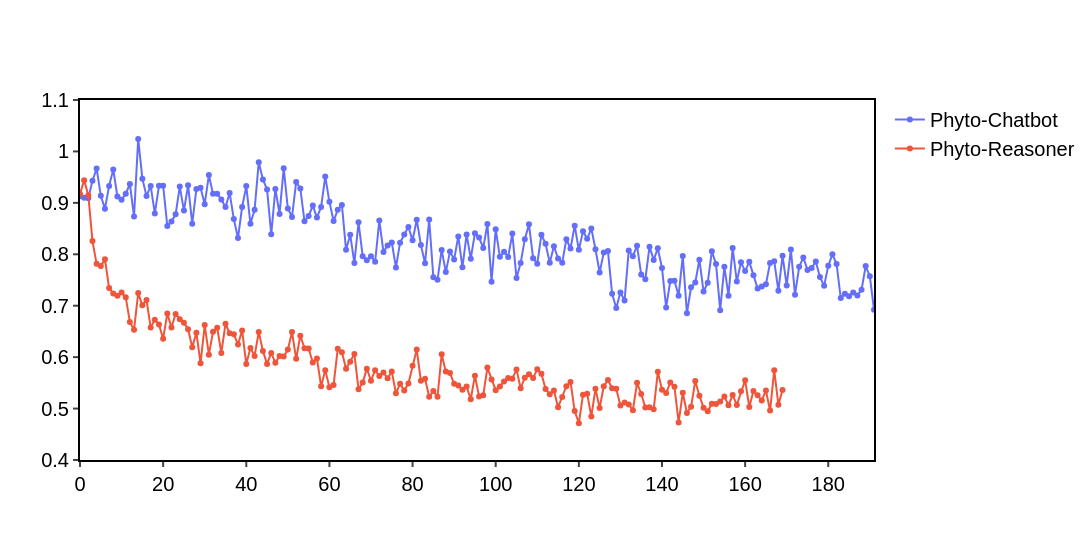

Notebook source saved alongside this figure:
### Code cell
line_width = 2

fig = go.Figure()

fig.add_trace(go.Scatter(
    x=list(range(len(chat_sft_loss_y))),
    y=chat_sft_loss_y,
    line_width=line_width,
    name='Phyto-Chatbot',
))

fig.add_trace(go.Scatter(
    x=list(range(len(reasoner_sft_loss_y))),
    y=reasoner_sft_loss_y,
    line_width=line_width,
    name='Phyto-Reasoner',
))

fig.update_layout(
    xaxis={'showline': True, 'linewidth': line_width, 'linecolor': 'rgb(0,0,0)', 'mirror': True, 'ticks': 'outside', 'tickwidth': line_width, 'range': [0, 191]},
    yaxis={'showline': True, 'linewidth': line_width, 'linecolor': 'rgb(0,0,0)', 'mirror': True, 'ticks': 'outside', 'tickwidth': line_width, 'range': [0.4, 1.1]},
    plot_bgcolor='white',
    font_family='Arial',
    font_color='rgb(0,0,0)',
    font_size=20,
    width=1920,
    height=1080/2)
fig.update_traces(mode='lines+markers')

fig.show()
if SAVE_FIGS:
    file_prefix = f'supplementary_fig.1b.model_sft_loss.line'.lower().replace(' ', '_')
    fig.write_image(f"output/{file_prefix}.pdf")
    fig.write_image(f"output/{file_prefix}.png")

### Figure 1 — Plotly figure (JSON) as saved in the notebook; plotly's stock layout.template omitted (floating-point values rounded to 4 significant figures; data arrays with more than 128 entries replaced by an {"elided": "..."} marker saying what was removed)
{"data": [{"line": {"width": 2}, "mode": "lines+markers", "name": "Phyto-Chatbot", "type": "scatter", "x": {"elided": "192 int values"}, "y": {"elided": "192 float values"}}, {"line": {"width": 2}, "mode": "lines+markers", "name": "Phyto-Reasoner", "type": "scatter", "x": {"elided": "170 int values"}, "y": {"elided": "170 float values"}}], "layout": {"font": {"color": "rgb(0,0,0)", "family": "Arial", "size": 20}, "height": 540, "plot_bgcolor": "white", "width": 1920, "xaxis": {"linecolor": "rgb(0,0,0)", "linewidth": 2, "mirror": true, "range": [0, 191], "showline": true, "ticks": "outside", "tickwidth": 2}, "yaxis": {"linecolor": "rgb(0,0,0)", "linewidth": 2, "mirror": true, "range": [0.4, 1.1], "showline": true, "ticks": "outside", "tickwidth": 2}}}
